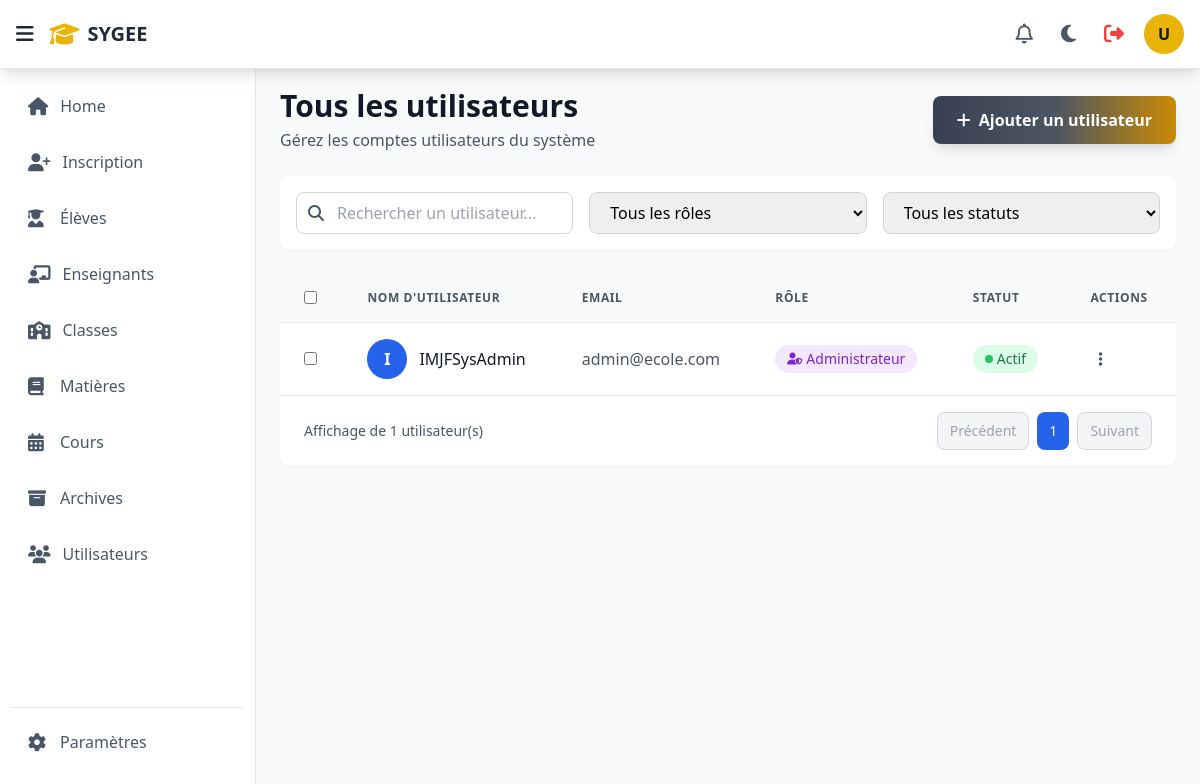
Page /utilisateurs/list_users/ (signed in) on the earlier database version.
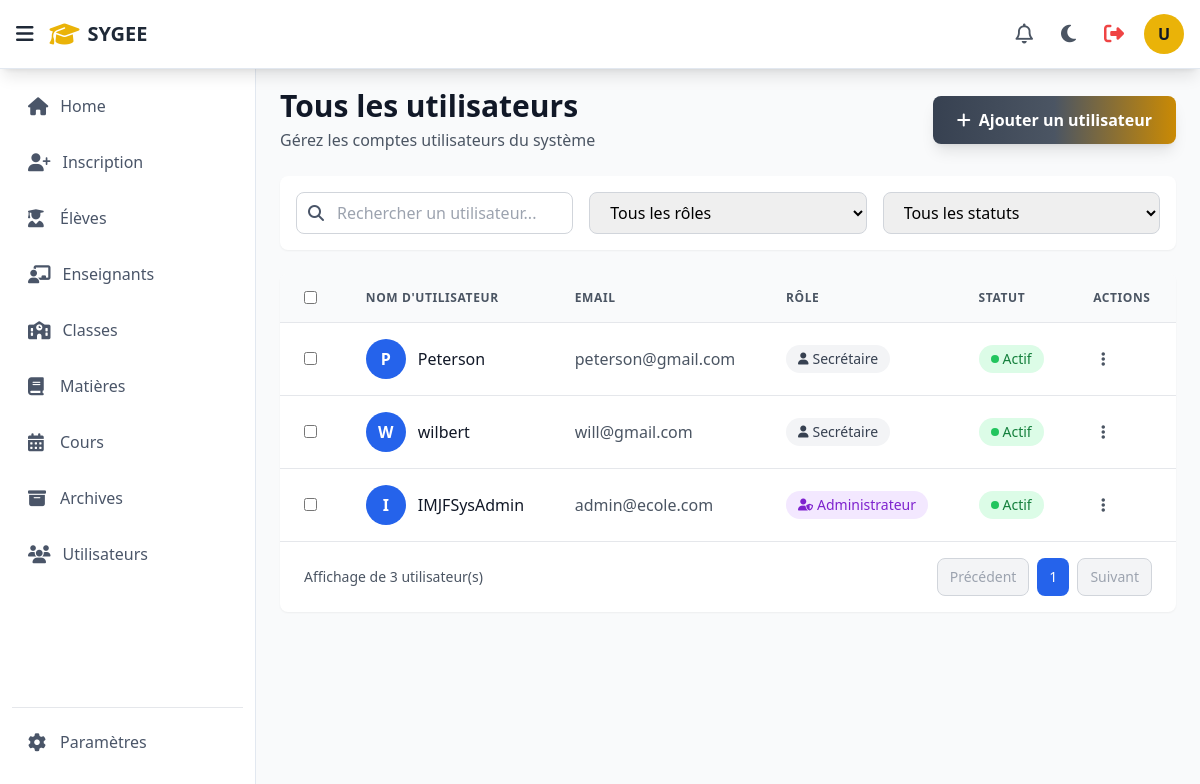
Same page on the later database version.
### utilisateurs/models.py (models this page shows, shortened)
class CustomUser(AbstractUser):
    ROLE_CHOICES = (
        ('admin', 'Administrateur Système'),
        ('secretaire', 'Secrétaire'),
        ('directeur', 'Directeur'),
        ('archives', 'Archives'),
    )
    role = models.CharField(max_length=20, choices=ROLE_CHOICES, default='archives')
    phone = models.CharField(max_length=20, blank=True, null=True)
    date_created = models.DateTimeField(auto_now_add=True)
    date_updated = models.DateTimeField(auto_now=True)
    failed_attempts = models.PositiveIntegerField(default=0)
    locked_until = models.DateTimeField(null=True, blank=True)
    must_change_password = models.BooleanField(default=False)
    class Meta:
        db_table = 'utilisateurs'
        verbose_name = 'Utilisateur'
        verbose_name_plural = 'Utilisateurs'

### utilisateurs/decorators.py (the view)
    def wrap(request, *args, **kwargs):
        if request.user.is_authenticated and request.user.role == 'admin':
            return function(request, *args, **kwargs)
        raise PermissionDenied

### utilisateurs/templates/utilisateurs/list_users.html (shortened to what this page needs)
{% extends 'utilisateurs/base.html' %}
{% load static %}
{% block content %}
<div class="max-w-7xl mx-auto">
    <div class="mb-6">
        <div class="flex flex-col md:flex-row md:items-center md:justify-between gap-4">
            <div>
                <h1 class="text-3xl font-bold text-gray-900">Tous les utilisateurs</h1>
                <p class="text-gray-600 mt-1">Gérez les comptes utilisateurs du système</p>
            </div>
            <a href="{% url 'utilisateurs:create_user' %}"
                  class="inline-flex items-center gap-2 px-6 py-3 bg-gradient-to-r from-gray-700 via-gray-600 to-yellow-600 text-white rounded-lg hover:from-gray-800 hover:via-gray-700 hover:to-yellow-700 transition shadow-lg hover:shadow-xl transform hover:scale-105">
                 <i class="fas fa-plus"></i>
                <span class="font-semibold">Ajouter un utilisateur</span>
            </a>
        </div>
    </div>
    <div class="bg-white rounded-lg shadow-sm p-4 mb-6">
        <div class="grid grid-cols-1 md:grid-cols-3 gap-4">
            <div class="relative">
                <i class="fas fa-search absolute left-3 top-1/2 transform -translate-y-1/2 text-gray-400"></i>
                <input type="text" id="searchUser" placeholder="Rechercher un utilisateur..." class="w-full pl-10 pr-4 py-2 border border-gray-300 rounded-lg focus:ring-2 focus:ring-blue-500 focus:border-transparent">
            </div>
            <select id="filterRole" class="px-4 py-2 border border-gray-300 rounded-lg focus:ring-2 focus:ring-blue-500 focus:border-transparent">
                <option value="">Tous les rôles</option>
            </select>
            <select id="filterStatus" class="px-4 py-2 border border-gray-300 rounded-lg focus:ring-2 focus:ring-blue-500 focus:border-transparent">
                <option value="">Tous les statuts</option>
            </select>
        </div>
    </div>
    <div class="bg-white rounded-lg shadow-sm overflow-hidden">
        <div class="overflow-x-auto">
            <table class="w-full">
                <thead class="bg-gray-50 border-b border-gray-200">
                    <tr>
                        <th class="px-6 py-3 text-left">
                            <input type="checkbox" class="rounded border-gray-300 text-blue-600 focus:ring-blue-500">
                        </th>
                        <th class="px-6 py-3 text-left text-xs font-semibold text-gray-600 uppercase tracking-wider">
                           Nom d'utilisateur
                        </th>
                        <th class="px-6 py-3 text-left text-xs font-semibold text-gray-600 uppercase tracking-wider">
                            Email
                        </th>
                        <th class="px-6 py-3 text-left text-xs font-semibold text-gray-600 uppercase tracking-wider">
                            Rôle
                        </th>
                        <th class="px-6 py-3 text-left text-xs font-semibold text-gray-600 uppercase tracking-wider">
                            Statut
                        </th>
                        <th class="px-6 py-3 text-left text-xs font-semibold text-gray-600 uppercase tracking-wider">
                            Actions
                        </th>
                    </tr>
                </thead>
                <tbody class="divide-y divide-gray-200">
                    {% for user in users %}
                    <tr class="hover:bg-gray-50 transition">
                        <td class="px-6 py-4">
                            <input type="checkbox" class="rounded border-gray-300 text-blue-600 focus:ring-blue-500">
                        </td>
                        <td class="px-6 py-4">
                            <div class="flex items-center gap-3">
                                <div class="w-10 h-10 bg-blue-600 rounded-full flex items-center justify-center text-white font-semibold">
                                    {{ user.username.0|upper }}
                                </div>
                                <div>
                                    <div class="font-medium text-gray-900">{{ user.username }}</div>
                                </div>
                            </div>
                        </td>
                        <td class="px-6 py-4 text-gray-600">
                            {{ user.email }}
                        </td>
                        <td class="px-6 py-4">
                            {% if user.role == 'admin' %}
                            <span class="inline-flex items-center gap-1 px-3 py-1 bg-purple-100 text-purple-700 rounded-full text-sm font-medium">
                                <i class="fas fa-user-shield text-xs"></i>
                                Administrateur
                            </span>
                            {% elif user.role == 'Archiviste' %}
                            <span class="inline-flex items-center gap-1 px-3 py-1 bg-blue-100 text-blue-700 rounded-full text-sm font-medium">
                                <i class="fas fa-archive text-xs"></i>
                                Archiviste
                            </span>
                            {% elif user.role == 'Directeur' %}
                            <span class="inline-flex items-center gap-1 px-3 py-1 bg-green-100 text-green-700 rounded-full text-sm font-medium">
                                <i class="fas fa-user-tie text-xs"></i>
                                Directeur
                            </span>
                            {% else %}
                            <span class="inline-flex items-center gap-1 px-3 py-1 bg-gray-100 text-gray-700 rounded-full text-sm font-medium">
                                <i class="fas fa-user text-xs"></i>
                                Secrétaire
                            </span>
                            {% endif %}
                        </td>
                        <td class="px-6 py-4">
                            {% if user.is_active %}
                            <span class="inline-flex items-center gap-1 px-3 py-1 bg-green-100 text-green-700 rounded-full text-sm font-medium">
                                <span class="w-2 h-2 bg-green-500 rounded-full"></span>
                                Actif
                            </span>
                            {% else %}
                            <span class="inline-flex items-center gap-1 px-3 py-1 bg-red-100 text-red-700 rounded-full text-sm font-medium">
                                <span class="w-2 h-2 bg-red-500 rounded-full"></span>
                                Inactif
                            </span>
                            {% endif %}
                        </td>
                        <td class="px-6 py-4">
                            <div class="relative">
                                <button onclick="toggleActionMenu({{ user.id }})" class="p-2 text-gray-600 hover:bg-gray-100 rounded-lg transition">
                                    <i class="fas fa-ellipsis-v"></i>
                                </button>
                            </div>
                        </td>
                    </tr>
                    {% endfor %}
                </tbody>
            </table>
        </div>
        <div class="px-6 py-4 border-t border-gray-200 flex flex-col md:flex-row items-center justify-between gap-4">
            <div class="text-sm text-gray-600">
                Affichage de <span class="font-medium">{{ users|length }}</span> utilisateur(s)
            </div>
            <div class="flex gap-2">
                {% if users.has_previous %}
                <a href="?page={{ users.previous_page_number }}" class="px-3 py-2 border border-gray-300 rounded-lg hover:bg-gray-50 transition text-sm">
                    Précédent
                </a>
                {% else %}
                <button disabled class="px-3 py-2 border border-gray-300 rounded-lg bg-gray-100 text-gray-400 cursor-not-allowed text-sm">
                    Précédent
                </button>
                {% endif %}
                <button class="px-3 py-2 bg-blue-600 text-white rounded-lg text-sm">
                    {{ users.number|default:"1" }}
                </button>
                {% if users.has_next %}
                <a href="?page={{ users.next_page_number }}" class="px-3 py-2 border border-gray-300 rounded-lg hover:bg-gray-50 transition text-sm">
                    Suivant
                </a>
                {% else %}
                <button disabled class="px-3 py-2 border border-gray-300 rounded-lg bg-gray-100 text-gray-400 cursor-not-allowed text-sm">
                    Suivant
                </button>
                {% endif %}
            </div>
        </div>
    </div>
</div>
{% endblock %}

### utilisateurs/templates/utilisateurs/base.html (shortened to what this page needs)
{% load static %}
<!DOCTYPE html>
<html lang="fr">
<head>
    <script src="https://cdn.tailwindcss.com"></script>
    <link rel="stylesheet" href="https://cdnjs.cloudflare.com/ajax/libs/font-awesome/6.4.0/css/all.min.css">
</head>
<body class="bg-gray-50 light-mode">
    <header class="header-light shadow-lg fixed top-0 left-0 right-0 z-40">
        <div class="flex items-center justify-between px-4 py-3">
            <div class="flex items-center gap-4">
                <button id="sidebarToggle" class="text-gray-800 hover:text-yellow-600 focus:outline-none transition">
                    <i class="fas fa-bars text-xl"></i>
                </button>
                <a href="{% url 'utilisateurs:dash_admin' %}" class="flex items-center gap-2 hover:opacity-80 transition">
                    <i class="fas fa-graduation-cap text-yellow-500 text-2xl"></i>
                    <span class="text-xl font-bold text-gray-800">SYGEE</span>
                </a>
            </div>
            <div class="flex items-center gap-3">
                <button class="p-2 text-gray-600 hover:bg-gray-100 rounded-lg transition">
                    <i class="far fa-bell text-xl"></i>
                </button>
                <button id="darkModeToggle" class="p-2 text-gray-600 hover:bg-gray-100 rounded-lg transition">
                    <i class="fas fa-moon text-xl"></i>
                </button>
                <a href="{% url 'utilisateurs:logout' %}" class="p-2 text-red-500 hover:bg-gray-100 rounded-lg transition" title="Déconnexion">
                    <i class="fas fa-sign-out-alt text-xl"></i>
                </a>
                <div class="w-10 h-10 bg-yellow-500 rounded-full flex items-center justify-center text-gray-900 font-semibold cursor-pointer hover:bg-yellow-600 transition">
                    {{ request.user.first_name.0|default:"U" }}
                </div>
            </div>
        </div>
    </header>
    <aside id="sidebar" class="sidebar-light fixed left-0 top-0 h-full pt-16 z-30 sidebar-transition sidebar-expanded">
        <nav class="px-3 py-4 h-full flex flex-col">
            <ul class="space-y-1 flex-1">
                <li>
                    <a href="{% url 'utilisateurs:dash_admin' %}" class="menu-item-light flex items-center gap-3 px-4 py-3 rounded-lg transition">
                        <i class="fas fa-home text-lg min-w-[20px] menu-icon-light"></i>
                        <span class="menu-text whitespace-nowrap">Home</span>
                    </a>
                </li>
                <li>
                    <a href="{% url 'inscriptions:inscription_list' %}" class="menu-item-light flex items-center gap-3 px-4 py-3 rounded-lg transition">
                        <i class="fas fa-user-plus text-lg min-w-[20px] menu-icon-light"></i>
                        <span class="menu-text whitespace-nowrap">Inscription</span>
                    </a>
                </li>
                <li>
                    <a href="{% url 'eleves:eleves' %}" class="menu-item-light flex items-center gap-3 px-4 py-3 rounded-lg transition">
                        <i class="fas fa-user-graduate text-lg min-w-[20px] menu-icon-light"></i>
                        <span class="menu-text whitespace-nowrap">Élèves</span>
                    </a>
                </li>
                <li>
                    <a href="{% url 'enseignants:enseignants' %}" class="menu-item-light flex items-center gap-3 px-4 py-3 rounded-lg transition">
                        <i class="fas fa-chalkboard-teacher text-lg min-w-[20px] menu-icon-light"></i>
                        <span class="menu-text whitespace-nowrap">Enseignants</span>
                    </a>
                </li>
                <li>
                    <a href="{% url 'classes:classes' %}" class="menu-item-light flex items-center gap-3 px-4 py-3 rounded-lg transition">
                        <i class="fas fa-school text-lg min-w-[20px] menu-icon-light"></i>
                        <span class="menu-text whitespace-nowrap">Classes</span>
                    </a>
                </li>
                <li>
                    <a href="{% url 'matieres:matieres' %}" class="menu-item-light flex items-center gap-3 px-4 py-3 rounded-lg transition">
                        <i class="fas fa-book text-lg min-w-[20px] menu-icon-light"></i>
                        <span class="menu-text whitespace-nowrap">Matières</span>
                    </a>
                </li>
                <li>
                    <a href="{% url 'cours:cours' %}" class="menu-item-light flex items-center gap-3 px-4 py-3 rounded-lg transition">
                        <i class="fas fa-calendar-alt text-lg min-w-[20px] menu-icon-light"></i>
                        <span class="menu-text whitespace-nowrap">Cours</span>
                    </a>
                </li>
                <li>
                    <a href="#" class="menu-item-light flex items-center gap-3 px-4 py-3 rounded-lg transition">
                        <i class="fas fa-archive text-lg min-w-[20px] menu-icon-light"></i>
                        <span class="menu-text whitespace-nowrap">Archives</span>
                    </a>
                </li>
                <li>
                    <a href="{% url 'utilisateurs:list_users' %}" class="menu-item-light flex items-center gap-3 px-4 py-3 rounded-lg transition">
                        <i class="fas fa-users text-lg min-w-[20px] menu-icon-light"></i>
                        <span class="menu-text whitespace-nowrap">Utilisateurs</span>
                    </a>
                </li>
            </ul>
            <div class="border-t border-gray-200 my-2"></div>
            <ul class="space-y-1 mb-4">
                <li>
                    <a href="#" class="menu-item-light flex items-center gap-3 px-4 py-3 rounded-lg transition">
                        <i class="fas fa-cog text-lg min-w-[20px] menu-icon-light"></i>
                        <span class="menu-text whitespace-nowrap">Paramètres</span>
                    </a>
                </li>
            </ul>
        </nav>
    </aside>
    <main id="mainContent" class="pt-16 content-shift content-expanded min-h-screen">
        <div class="p-4 md:p-6">
            {% block content %}
            {% endblock %}
        </div>
    </main>
</body>
</html>

Differences in the rows shown:
added CustomUser: username.0 "P", username "Peterson", email "peterson@gmail.com", role "directeur" (drawn), is_active True (drawn)
added CustomUser: username.0 "W", username "wilbert", email "will@gmail.com", role "directeur" (drawn), is_active True (drawn)
Other differences:
{{ users|length }}: "1" → "3"
